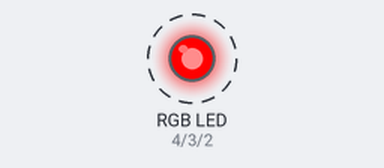
The sketch below on a simulated Arduino Uno, built with avr-gcc and run on an emulated ATmega328P. Parts: an RGB LED mixed from three pins (HIGH = lit). Dashed ring = blinking.

Above: at 0.5 s.
Timing chart, 0 to 4.6 s (numbered marks = the images above):
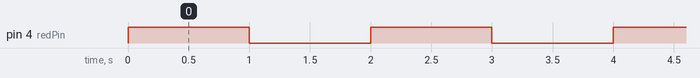

Measured:
- by itself, pin 4 (redPin): alternates HIGH for 1.0 s and LOW for 1.0 s

The sketch:

exercise_01.ino
```cpp
// exercise_01
// RGB LED

const int redPin = 4;
const int greenPin = 3;
const int bluePin = 2;

void setup()
{
  pinMode(redPin, OUTPUT);
  pinMode(greenPin, OUTPUT);
  pinMode(bluePin, OUTPUT);
}

void loop()
{
  digitalWrite(redPin, HIGH);
  delay(1000);
  digitalWrite(redPin, LOW);
  delay(1000);
}
```
